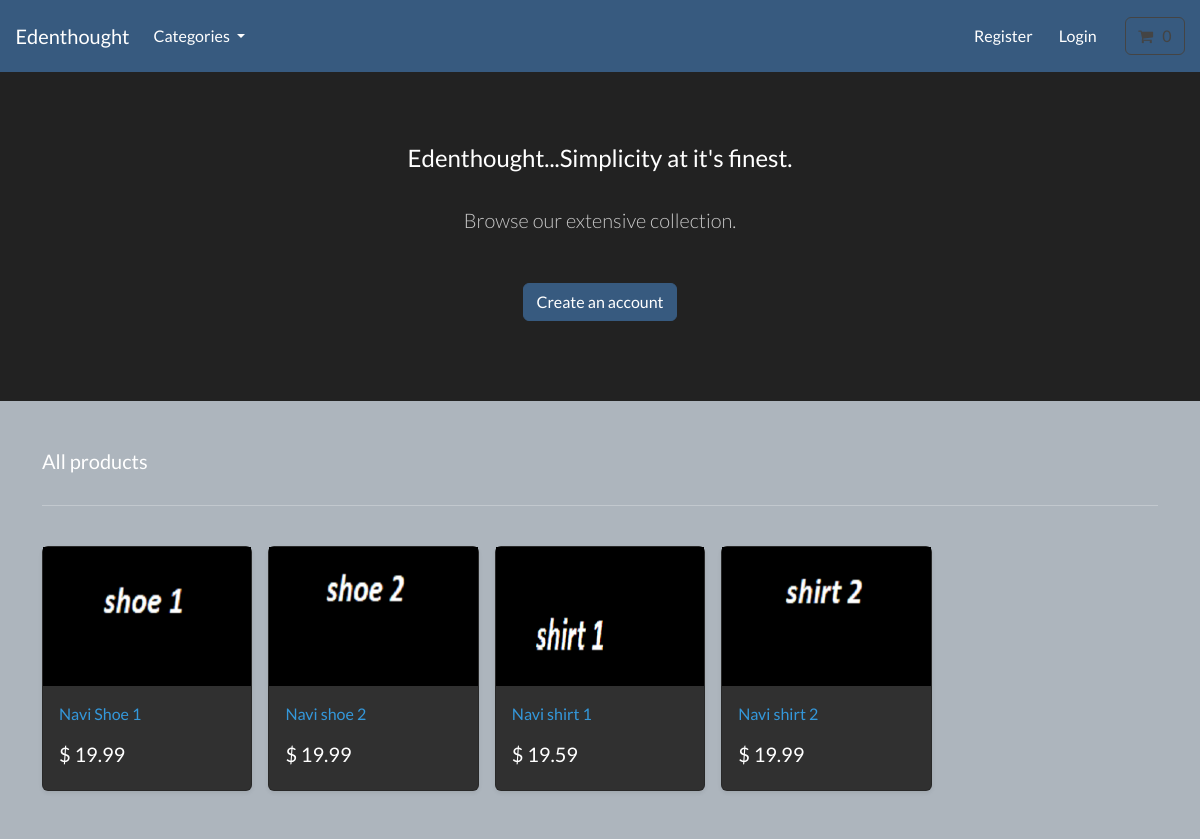
The page / on the database its author committed.
### store/models.py (models this page shows, shortened)
class Product(models.Model):
    category = models.ForeignKey(Category, related_name='product', on_delete=models.CASCADE, null = True)
    title = models.CharField(max_length=255)
    brand = models.CharField(max_length=255, default='unbranded')
    description = models.TextField(blank=True)
    slug = models.SlugField(max_length=255)
    price = models.DecimalField(max_digits=4, decimal_places=2)
    image = models.ImageField(upload_to='images/')
    class Meta:
        verbose_name_plural = 'products'
    def get_absolute_url(self):
        return reverse('product-info', args=[self.slug])

### store/views.py (the view)
# urls.py: path('' , include('store.urls')),
def store(request):
    all_products = Product.objects.all()
    context = {'my_products': all_products}
    return render(request, 'store/store.html', context)

### cart/cart.py (called while the page is built)
    def __len__(self):
        return sum(item['qty'] for item in self.cart.values())

### cart/context_processors.py (called while the page is built)
def cart(request):
    return {'cart': Cart(request)}

### store/models.py (called while the page is built)
    def get_absolute_url(self):
        return reverse('list-category', args=[self.slug])

### store/views.py (called while the page is built)
def categories(request):
    all_categories = Category.objects.all()
    return {'all_categories': all_categories}

### store/templates/store/store.html
{% extends "./base.html" %}
{% load static %}
{% block content %}
    <section class="py-4 text-center container">
        <div class="row py-lg-5">
            <div class="col-lg-6 col-md-8 mx-auto">
                <h4> Edenthought...Simplicity at it's finest. </h4>
                <br>
                <p class="lead text-muted">
                Browse our extensive collection.
                </p>
                <br>
                <a href="#" class="btn btn-primary my-2"> Create an account </a>
            </div>
        </div>
    </section>
       <div class="album py-5 bg-light">
        <div class="container">
          <div class="pb-3 h5"> All products </div>
          <hr>
          <br>
          <div class="row row-cols-1 row-cols-sm-2 row-cols-md-5 g-3">
          {%for product in my_products%}
                <div class="col">
                  <div class="card shadow-sm">
                    <img class="img-fluid" alt="Responsive image" src="{{product.image.url}}">
                    <div class="card-body">
                      <p class="card-text">
                        <a class="text-info text-decoration-none" href="{{product.get_absolute_url}}">{{product.title | capfirst}}</a>
                      </p>
                      <div class="d-flex justify-content-between align-items-center">
                        <h5> $ {{ product.price }} </h5>
                      </div>
                    </div>
                  </div>
                </div>
              {%endfor%}
          </div>
        </div>
      </div>
{% endblock %}

### rows shown on the page
Product: image (picture), title "Navi Shoe 1", price "19.99"
Product: image (picture), title "Navi shoe 2", price "19.99"
Product: image (picture), title "Navi shirt 1", price "19.59"
Product: image (picture), title "Navi shirt 2", price "19.99"
